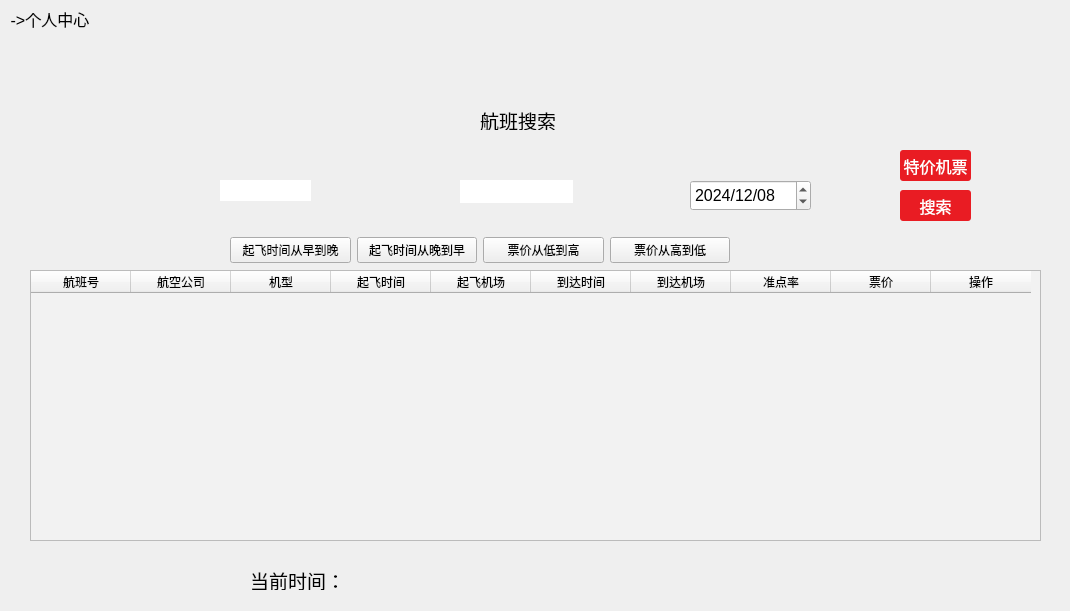
<?xml version="1.0" encoding="UTF-8"?>
<ui version="4.0">
 <class>Flight_sereach</class>
 <widget class="QWidget" name="Flight_sereach">
  <property name="geometry">
   <rect>
    <x>0</x>
    <y>0</y>
    <width>1070</width>
    <height>611</height>
   </rect>
  </property>
  <property name="windowTitle">
   <string>Form</string>
  </property>
  <widget class="QLineEdit" name="lineEditDao">
   <property name="geometry">
    <rect>
     <x>460</x>
     <y>180</y>
     <width>113</width>
     <height>23</height>
    </rect>
   </property>
   <property name="font">
    <font>
     <family>宋体</family>
     <pointsize>14</pointsize>
    </font>
   </property>
   <property name="styleSheet">
    <string notr="true">border: none</string>
   </property>
  </widget>
  <widget class="QLabel" name="label_6">
   <property name="geometry">
    <rect>
     <x>480</x>
     <y>110</y>
     <width>121</width>
     <height>20</height>
    </rect>
   </property>
   <property name="font">
    <font>
     <pointsize>14</pointsize>
    </font>
   </property>
   <property name="text">
    <string>航班搜索</string>
   </property>
  </widget>
  <widget class="QLineEdit" name="lineEditChu">
   <property name="geometry">
    <rect>
     <x>220</x>
     <y>180</y>
     <width>91</width>
     <height>21</height>
    </rect>
   </property>
   <property name="font">
    <font>
     <family>宋体</family>
     <pointsize>14</pointsize>
    </font>
   </property>
   <property name="styleSheet">
    <string notr="true">border: none</string>
   </property>
  </widget>
  <widget class="QPushButton" name="pushButton">
   <property name="geometry">
    <rect>
     <x>900</x>
     <y>190</y>
     <width>71</width>
     <height>31</height>
    </rect>
   </property>
   <property name="font">
    <font>
     <pointsize>12</pointsize>
    </font>
   </property>
   <property name="styleSheet">
    <string notr="true">QPushButton { background-color: rgb(233, 28, 35); border-radius: 3px; color: rgb(255, 255, 255); } 
QPushButton:hover { background-color:rgb(255, 32, 36); }
</string>
   </property>
   <property name="text">
    <string>搜索</string>
   </property>
   <property name="icon">
    <iconset theme="audio-card"/>
   </property>
   <property name="checkable">
    <bool>false</bool>
   </property>
   <property name="checked">
    <bool>false</bool>
   </property>
   <property name="autoDefault">
    <bool>false</bool>
   </property>
   <property name="default">
    <bool>false</bool>
   </property>
  </widget>
  <widget class="QTableWidget" name="tableWidget">
   <property name="geometry">
    <rect>
     <x>30</x>
     <y>270</y>
     <width>1011</width>
     <height>271</height>
    </rect>
   </property>
   <property name="sizePolicy">
    <sizepolicy hsizetype="Preferred" vsizetype="Preferred">
     <horstretch>0</horstretch>
     <verstretch>0</verstretch>
    </sizepolicy>
   </property>
   <property name="maximumSize">
    <size>
     <width>1100</width>
     <height>16777215</height>
    </size>
   </property>
   <property name="styleSheet">
    <string notr="true">
background-color: rgb(242, 242, 242);</string>
   </property>
   <property name="autoScrollMargin">
    <number>16</number>
   </property>
   <property name="rowCount">
    <number>0</number>
   </property>
   <property name="columnCount">
    <number>10</number>
   </property>
   <attribute name="horizontalHeaderMinimumSectionSize">
    <number>10</number>
   </attribute>
   <attribute name="verticalHeaderMinimumSectionSize">
    <number>18</number>
   </attribute>
   <attribute name="verticalHeaderDefaultSectionSize">
    <number>29</number>
   </attribute>
   <column>
    <property name="text">
     <string>航班号</string>
    </property>
   </column>
   <column>
    <property name="text">
     <string>航空公司</string>
    </property>
   </column>
   <column>
    <property name="text">
     <string>机型</string>
    </property>
   </column>
   <column>
    <property name="text">
     <string>起飞时间</string>
    </property>
   </column>
   <column>
    <property name="text">
     <string>起飞机场</string>
    </property>
   </column>
   <column>
    <property name="text">
     <string>到达时间</string>
    </property>
   </column>
   <column>
    <property name="text">
     <string>到达机场</string>
    </property>
   </column>
   <column>
    <property name="text">
     <string>准点率</string>
    </property>
   </column>
   <column>
    <property name="text">
     <string>票价</string>
    </property>
   </column>
   <column>
    <property name="text">
     <string>操作</string>
    </property>
   </column>
  </widget>
  <widget class="QDateEdit" name="dateEdit">
   <property name="geometry">
    <rect>
     <x>690</x>
     <y>180</y>
     <width>121</width>
     <height>31</height>
    </rect>
   </property>
   <property name="font">
    <font>
     <pointsize>12</pointsize>
    </font>
   </property>
   <property name="dateTime">
    <datetime>
     <hour>0</hour>
     <minute>0</minute>
     <second>0</second>
     <year>2024</year>
     <month>12</month>
     <day>8</day>
    </datetime>
   </property>
   <property name="displayFormat">
    <string>yyyy/MM/dd</string>
   </property>
  </widget>
  <widget class="QWidget" name="widget" native="true">
   <property name="geometry">
    <rect>
     <x>230</x>
     <y>220</y>
     <width>500</width>
     <height>60</height>
    </rect>
   </property>
   <property name="sizePolicy">
    <sizepolicy hsizetype="Ignored" vsizetype="Ignored">
     <horstretch>0</horstretch>
     <verstretch>0</verstretch>
    </sizepolicy>
   </property>
   <property name="minimumSize">
    <size>
     <width>500</width>
     <height>60</height>
    </size>
   </property>
   <layout class="QHBoxLayout" name="horizontalLayout">
    <item>
     <widget class="QPushButton" name="timeearly">
      <property name="text">
       <string>起飞时间从早到晚</string>
      </property>
     </widget>
    </item>
    <item>
     <widget class="QPushButton" name="timelate">
      <property name="text">
       <string>起飞时间从晚到早</string>
      </property>
     </widget>
    </item>
    <item>
     <widget class="QPushButton" name="pricelow">
      <property name="text">
       <string>票价从低到高</string>
      </property>
     </widget>
    </item>
    <item>
     <widget class="QPushButton" name="pricehigh">
      <property name="text">
       <string>票价从高到低</string>
      </property>
     </widget>
    </item>
   </layout>
  </widget>
  <widget class="QPushButton" name="pushButton_3">
   <property name="geometry">
    <rect>
     <x>10</x>
     <y>10</y>
     <width>80</width>
     <height>18</height>
    </rect>
   </property>
   <property name="font">
    <font>
     <pointsize>12</pointsize>
    </font>
   </property>
   <property name="styleSheet">
    <string notr="true">QPushButton { background-color: none; border-radius: 3px; color: black; } 
QPushButton:hover { background-color:rgb(233, 182, 163); }</string>
   </property>
   <property name="text">
    <string>-&gt;个人中心</string>
   </property>
  </widget>
  <widget class="QPushButton" name="specialButton">
   <property name="geometry">
    <rect>
     <x>900</x>
     <y>150</y>
     <width>71</width>
     <height>31</height>
    </rect>
   </property>
   <property name="font">
    <font>
     <pointsize>12</pointsize>
    </font>
   </property>
   <property name="styleSheet">
    <string notr="true">QPushButton { background-color: rgb(233, 28, 35); border-radius: 3px; color: rgb(255, 255, 255); } 
QPushButton:hover { background-color:rgb(255, 32, 36); }
</string>
   </property>
   <property name="text">
    <string>特价机票</string>
   </property>
   <property name="icon">
    <iconset theme="audio-card"/>
   </property>
   <property name="checkable">
    <bool>false</bool>
   </property>
   <property name="checked">
    <bool>false</bool>
   </property>
   <property name="autoDefault">
    <bool>false</bool>
   </property>
   <property name="default">
    <bool>false</bool>
   </property>
  </widget>
  <widget class="QLabel" name="label_2">
   <property name="geometry">
    <rect>
     <x>200</x>
     <y>140</y>
     <width>671</width>
     <height>81</height>
    </rect>
   </property>
   <property name="styleSheet">
    <string notr="true">border-image: url(:/img/search.png);</string>
   </property>
   <property name="text">
    <string/>
   </property>
  </widget>
  <widget class="QLabel" name="labDateTime">
   <property name="geometry">
    <rect>
     <x>340</x>
     <y>570</y>
     <width>451</width>
     <height>21</height>
    </rect>
   </property>
   <property name="font">
    <font>
     <family>Microsoft YaHei UI</family>
     <pointsize>14</pointsize>
    </font>
   </property>
   <property name="text">
    <string/>
   </property>
  </widget>
  <widget class="QLabel" name="label_7">
   <property name="geometry">
    <rect>
     <x>250</x>
     <y>570</y>
     <width>121</width>
     <height>20</height>
    </rect>
   </property>
   <property name="font">
    <font>
     <pointsize>14</pointsize>
    </font>
   </property>
   <property name="text">
    <string>当前时间：</string>
   </property>
  </widget>
  <zorder>label_2</zorder>
  <zorder>lineEditDao</zorder>
  <zorder>label_6</zorder>
  <zorder>lineEditChu</zorder>
  <zorder>pushButton</zorder>
  <zorder>tableWidget</zorder>
  <zorder>dateEdit</zorder>
  <zorder>widget</zorder>
  <zorder>pushButton_3</zorder>
  <zorder>specialButton</zorder>
  <zorder>labDateTime</zorder>
  <zorder>label_7</zorder>
 </widget>
 <resources/>
 <connections/>
</ui>
